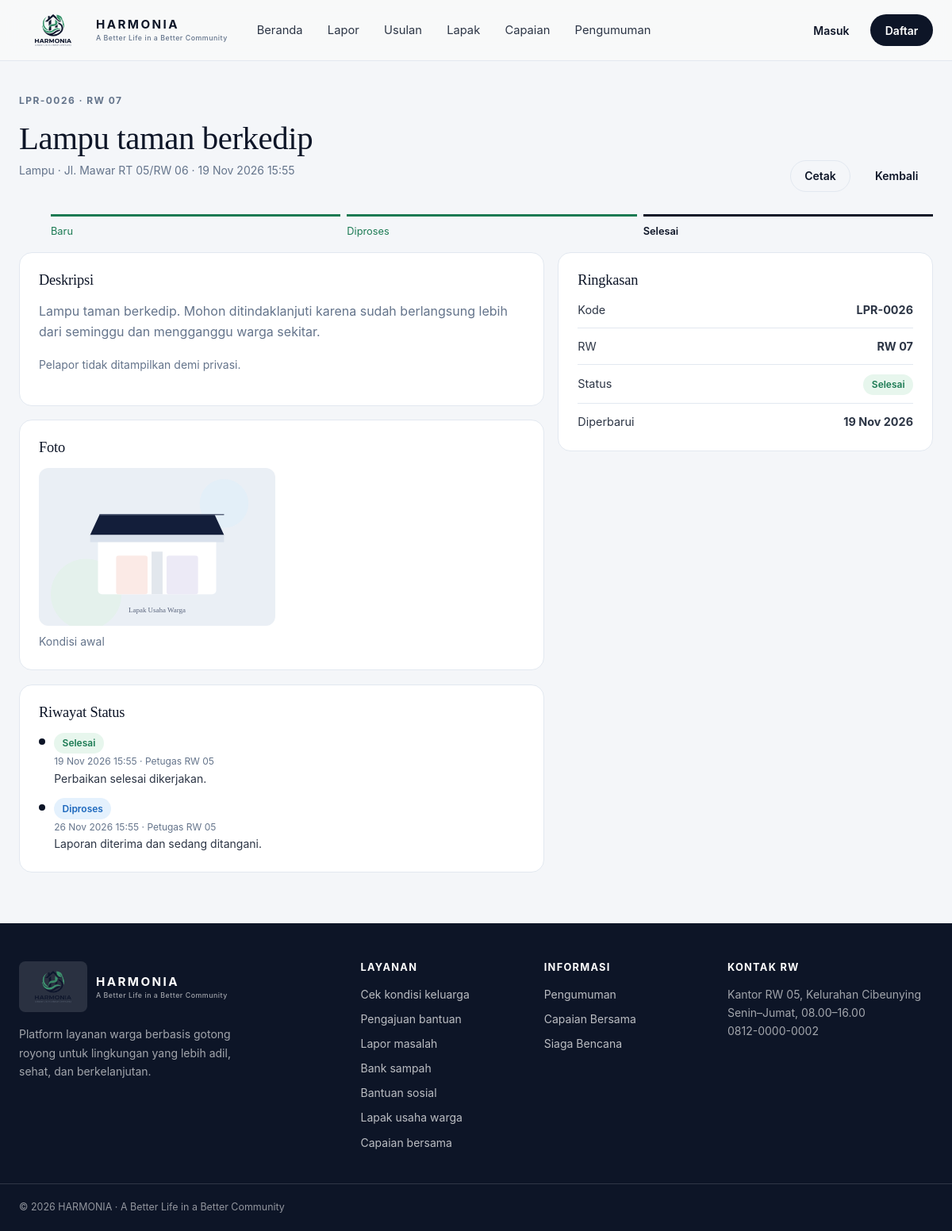
The app's page /lapor/detail.php?id=26 with its own data.
### tables this page shows
CREATE TABLE reports (
  id INT AUTO_INCREMENT PRIMARY KEY,
  user_id INT NOT NULL,
  rw_id INT NOT NULL,
  kategori ENUM('lampu','selokan','sampah','jalan','lainnya') NOT NULL,
  judul VARCHAR(100) NOT NULL,
  deskripsi TEXT NOT NULL,
  lokasi_teks VARCHAR(150) NOT NULL,
  foto VARCHAR(120) NULL,
  foto_selesai VARCHAR(120) NULL,
  status ENUM('baru','diproses','selesai') NOT NULL DEFAULT 'baru',
  handled_by INT NULL,
  created_at DATETIME DEFAULT CURRENT_TIMESTAMP,
  updated_at DATETIME DEFAULT CURRENT_TIMESTAMP ON UPDATE CURRENT_TIMESTAMP,
  FOREIGN KEY (user_id) REFERENCES users(id) ON DELETE CASCADE,
  FOREIGN KEY (rw_id) REFERENCES rw(id) ON DELETE RESTRICT,
  FOREIGN KEY (handled_by) REFERENCES users(id) ON DELETE SET NULL,
  INDEX idx_rw_status (rw_id, status)
);

CREATE TABLE rw (
  id INT AUTO_INCREMENT PRIMARY KEY,
  nama VARCHAR(30) NOT NULL,
  kelurahan VARCHAR(60) NOT NULL,
  created_at DATETIME DEFAULT CURRENT_TIMESTAMP
);

CREATE TABLE status_logs (
  id INT AUTO_INCREMENT PRIMARY KEY,
  ref_type ENUM('aid','report') NOT NULL,
  ref_id INT NOT NULL,
  status VARCHAR(20) NOT NULL,
  catatan TEXT NULL,
  by_user INT NULL,
  created_at DATETIME DEFAULT CURRENT_TIMESTAMP,
  FOREIGN KEY (by_user) REFERENCES users(id) ON DELETE SET NULL,
  INDEX idx_ref (ref_type, ref_id)
);

CREATE TABLE users (
  id INT AUTO_INCREMENT PRIMARY KEY,
  nama VARCHAR(80) NOT NULL,
  email VARCHAR(100) NOT NULL UNIQUE,
  password_hash VARCHAR(255) NOT NULL,
  role ENUM('warga','petugas','admin') NOT NULL DEFAULT 'warga',
  rw_id INT NULL,
  no_hp VARCHAR(20) NULL,
  foto VARCHAR(120) NULL,
  created_at DATETIME DEFAULT CURRENT_TIMESTAMP,
  FOREIGN KEY (rw_id) REFERENCES rw(id) ON DELETE SET NULL
);

### lapor/detail.php (the view, shortened to what this page needs)
<?php
require_once __DIR__ . '/../config/auth.php';
$id = (int)($_GET['id'] ?? 0);
$st = $pdo->prepare('SELECT r.*, rw.nama AS rw FROM reports r JOIN rw ON rw.id = r.rw_id WHERE r.id = ?');
$st->execute([$id]);
$r = $st->fetch();
$st = $pdo->prepare('SELECT l.*, us.nama AS oleh FROM status_logs l
    LEFT JOIN users us ON us.id = l.by_user
    WHERE l.ref_type = ? AND l.ref_id = ? ORDER BY l.created_at ASC, l.id ASC');
$st->execute(['report', $id]);
$logs = $st->fetchAll();
$langkah = ['baru', 'diproses', 'selesai'];
$posisi = array_search($r['status'], $langkah, true);
?>
<?php include ROOT_DIR . '/includes/header.php'; ?>
<section class="dash">
    <div class="container">
        <div class="dash__head">
            <div>
                <p class="eyebrow"><?= kode_laporan($id) ?> · <?= e($r['rw']) ?></p>
                <h1><?= e($r['judul']) ?></h1>
                <p class="small"><?= ucfirst(e($r['kategori'])) ?> · <?= e($r['lokasi_teks']) ?> · <?= tanggal($r['created_at'], true) ?></p>
            </div>
            <div class="form-actions">
                <button class="btn btn--outline btn--sm" type="button" onclick="window.print()">Cetak</button>
                <a class="btn btn--ghost btn--sm" href="<?= BASE ?>/lapor/index.php">Kembali</a>
            </div>
        </div>
        <ol class="stepper">
            <?php foreach ($langkah as $i => $l) : ?>
                <li class="<?= $i < $posisi ? 'is-done' : ($i === $posisi ? 'is-now' : '') ?>"><?= e(STATUS_LABEL[$l]) ?></li>
            <?php endforeach; ?>
        </ol>
        <div class="dash-grid">
            <div>
                <div class="panel">
                    <h3>Deskripsi</h3>
                    <p><?= nl2br(e($r['deskripsi'])) ?></p>
                    <p class="small muted">Pelapor tidak ditampilkan demi privasi.</p>
                </div>
                <div class="panel">
                    <h3>Foto</h3>
                    <div class="form-grid">
                        <figure style="margin:0">
                            <img src="<?= foto_url($r['foto']) ?>" alt="Foto laporan" style="border-radius:var(--radius-sm)">
                            <figcaption class="small muted mt-1">Kondisi awal</figcaption>
                        </figure>
                    </div>
                </div>
                <div class="panel">
                    <h3>Riwayat Status</h3>
                    <ul class="timeline">
                        <?php foreach ($logs as $l) : ?>
                            <li>
                                <?= status_chip($l['status']) ?>
                                <time><?= tanggal($l['created_at'], true) ?><?= $l['oleh'] ? ' · ' . e($l['oleh']) : '' ?></time>
                                <?php if ($l['catatan']) : ?><span class="small"><?= nl2br(e($l['catatan'])) ?></span><?php endif; ?>
                            </li>
                        <?php endforeach; ?>
                    </ul>
                </div>
            </div>
            <div>
                <div class="panel">
                    <h3>Ringkasan</h3>
                    <ul class="list-plain">
                        <li><span>Kode</span><b><?= kode_laporan($id) ?></b></li>
                        <li><span>RW</span><b><?= e($r['rw']) ?></b></li>
                        <li><span>Status</span><span><?= status_chip($r['status']) ?></span></li>
                        <li><span>Diperbarui</span><b><?= tanggal($r['updated_at']) ?></b></li>
                    </ul>
                </div>
            </div>
        </div>
    </div>
</section>
<?php include ROOT_DIR . '/includes/footer.php'; ?>

### includes/helpers.php (shortened to what this page needs)
<?php
function e($v): string
{
    return htmlspecialchars((string)$v, ENT_QUOTES, 'UTF-8');
}
function tanggal(?string $dt, bool $dengan_jam = false): string
{
    $bulan = [1 => 'Jan', 'Feb', 'Mar', 'Apr', 'Mei', 'Jun', 'Jul', 'Agu', 'Sep', 'Okt', 'Nov', 'Des'];
    $t = strtotime($dt);
    return date('j', $t) . ' ' . $bulan[(int)date('n', $t)] . ' ' . date('Y', $t) . ($dengan_jam ? ' ' . date('H:i', $t) : '');
}
function status_chip(string $status): string
{
    $nada = match ($status) {
        'selesai', 'disetujui', 'tayang', 'tercapai', 'diteruskan', 'aman', 'dicairkan' => 'ok',
        'ditolak', 'butuh_bantuan', 'rentan' => 'warn',
        'diproses', 'diverifikasi', 'dipantau' => 'info',
        default => 'netral',
    };
    return '<span class="chip chip--' . $nada . '">' . e(STATUS_LABEL[$status] ?? $status) . '</span>';
}
function foto_url(?string $path): string
{
    $path = $path ?: 'assets/img/lapak-placeholder.svg';
    $segments = explode('/', $path);
    $encoded = implode('/', array_map('rawurlencode', $segments));
    return BASE . '/' . ltrim($encoded, '/');
}
function kode_laporan(int $id): string
{
    return 'LPR-' . str_pad((string)$id, 4, '0', STR_PAD_LEFT);
}

### assets/css/style.css (style rules this page uses)
:root { --lime: #B8F53B; --lime-dark: #84cc16; --navy: #0D1527; --navy-hover: #16223D; --slate: #2C3545; --muted: #64748B; --bg: #F4F6F9; --hero: #E8EEF5; --border: #E2E8F0; --white: #fff; --sage: #E7F6ED; --sage-ink: #1B7A53; --sky: #E4F1FD; --sky-ink: #1D68BD; --peach: #FDEEE9; --peach-ink: #C8502B; --lavender: #EFEBF9; --lavender-ink: #6D32D8; --radius: 20px; --radius-sm: 12px; --shadow-soft: 0 16px 36px rgba(13, 21, 39, .06), 0 2px 6px rgba(13, 21, 39, .03); --shadow-lift: 0 24px 48px rgba(13, 21, 39, .12), 0 6px 14px rgba(13, 21, 39, .05); --serif: Georgia, "Times New Roman", Times, serif; --sans: -apple-system, BlinkMacSystemFont, "Segoe UI", Roboto, Helvetica, Arial, sans-serif; }
* { box-sizing: border-box; }
html { scroll-behavior: smooth; }
body { margin: 0; background: var(--bg); color: var(--slate); font: 400 1rem/1.65 var(--sans); -webkit-font-smoothing: antialiased; }
img { max-width: 100%; display: block; }
a { color: var(--navy); text-decoration: none; }
h1, h2, h3 { font-family: var(--serif); font-weight: 400; color: var(--navy); line-height: 1.18; margin: 0 0 .6rem; letter-spacing: -.01em; }
h1 { font-size: clamp(2.4rem, 5vw, 4rem); }
h3 { font-size: 1.25rem; }
p { margin: 0 0 1rem; color: var(--muted); }
ul { margin: 0; padding: 0; }
.container { width: 100%; max-width: 1240px; margin: 0 auto; padding: 0 1.5rem; }
.eyebrow { font-size: .75rem; font-weight: 700; letter-spacing: .12em; text-transform: uppercase; color: var(--muted); margin: 0 0 .9rem; }
.muted { color: var(--muted); }
.small { font-size: .875rem; }
.mt-1 { margin-top: .5rem; }
.btn { display: inline-flex; align-items: center; justify-content: center; gap: .5rem; min-height: 44px; padding: .75rem 1.5rem; border-radius: 9999px; border: 1px solid transparent; font: 600 .95rem var(--sans); cursor: pointer; transition: transform .18s ease, box-shadow .18s ease, background .18s ease, color .18s ease; }
.btn--outline { background: transparent; border-color: var(--border); color: var(--navy); }
.btn--ghost { background: transparent; color: var(--navy); }
.btn--sm { min-height: 40px; padding: .5rem 1.1rem; font-size: .875rem; }
.chip { display: inline-flex; align-items: center; gap: .35rem; padding: .2rem .65rem; border-radius: 9999px; font-size: .75rem; font-weight: 600; white-space: nowrap; }
.chip--ok { background: var(--sage); color: var(--sage-ink); }
.chip--info { background: var(--sky); color: var(--sky-ink); }
.form-grid { display: grid; grid-template-columns: 1fr 1fr; gap: 1rem; }
.form-actions { display: flex; align-items: center; gap: .75rem; margin-top: .5rem; }
.dash { padding: 2.5rem 0 4rem; }
.dash__head { display: flex; align-items: flex-end; justify-content: space-between; gap: 1.5rem; flex-wrap: wrap; margin-bottom: 1.75rem; }
.dash__head h1 { font-size: clamp(2rem, 3.4vw, 2.75rem); margin-bottom: .2rem; }
.dash-grid { display: grid; grid-template-columns: 1.4fr 1fr; gap: 1.1rem; align-items: stretch; }
.panel { background: #fff; border: 1px solid var(--border); border-radius: 16px; padding: 1.5rem; }
.panel h3 { font-size: 1.15rem; margin-bottom: .9rem; }
.panel + .panel { margin-top: 1.1rem; }
.list-plain { list-style: none; display: grid; gap: .7rem; }
.list-plain li { display: flex; justify-content: space-between; gap: 1rem; font-size: .9rem; border-bottom: 1px solid var(--border); padding-bottom: .65rem; }
.list-plain li:last-child { border-bottom: 0; padding-bottom: 0; }
.js .reveal { opacity: 0; transform: translateY(24px); transition: opacity .6s ease, transform .6s ease; }
.js .reveal.is-visible { opacity: 1; transform: none; }
.stepper { display: flex; gap: .5rem; flex-wrap: wrap; list-style: none; margin: 1rem 0; }
.stepper li { flex: 1 1 120px; font-size: .8rem; color: var(--muted); border-top: 3px solid var(--border); padding-top: .5rem; }
.stepper li.is-done { border-color: var(--sage-ink); color: var(--sage-ink); }
.stepper li.is-now { border-color: var(--navy); color: var(--navy); font-weight: 600; }
.timeline { list-style: none; display: grid; gap: .85rem; margin: 0; }
.timeline li { position: relative; padding-left: 1.2rem; font-size: .875rem; }
.timeline li::before { content: ""; position: absolute; left: 0; top: .45rem; width: 8px; height: 8px; border-radius: 50%; background: var(--navy); }
.timeline time { display: block; font-size: .75rem; color: var(--muted); }

### records on screen
reports: rw.nama "RW 07", judul "Lampu taman berkedip", kategori "Lampu", lokasi_teks "Jl. Mawar RT 05/RW 06", created_at "19 Nov 2026 15:55", deskripsi "Lampu taman berkedip. Mohon ditindaklanjuti karena sudah berlangsung lebih dari seminggu dan mengganggu warga sekitar.", status "Selesai", updated_at "19 Nov 2026"
status_logs: status "Selesai", created_at "19 Nov 2026 15:55", by_user.nama "Petugas RW 05", catatan "Perbaikan selesai dikerjakan."
status_logs: status "Diproses", created_at "26 Nov 2026 15:55", by_user.nama "Petugas RW 05", catatan "Laporan diterima dan sedang ditangani."

### other values on screen
$label "Beranda"
$label "Lapor"
$label "Usulan"
$label "Lapak"
$label "Capaian"
$label "Pengumuman"
kode_laporan($id) "LPR-0026"
STATUS_LABEL[$l] "Baru"
STATUS_LABEL[$l] "Diproses"
STATUS_LABEL[$l] "Selesai"
$label "Cek kondisi keluarga"
$label "Pengajuan bantuan"
$label "Lapor masalah"
$label "Bank sampah"
$label "Bantuan sosial"
